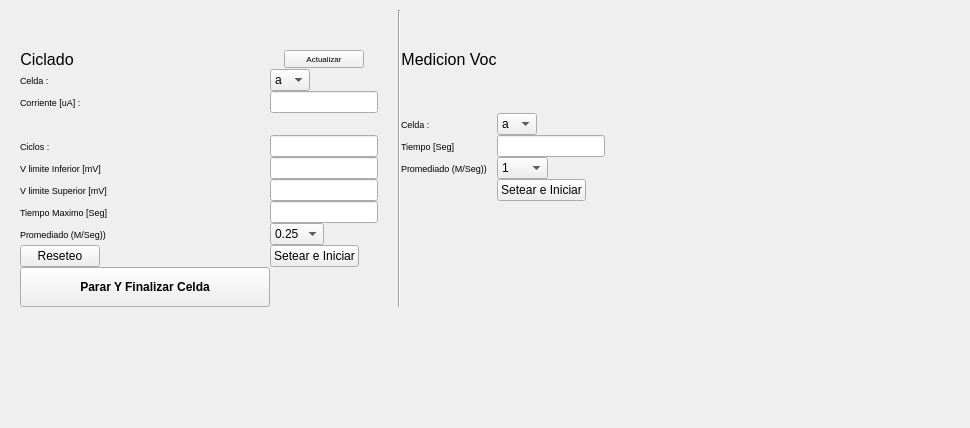
         <widget class="QWidget" name="tab">
          <property name="enabled">
           <bool>true</bool>
          </property>
          <property name="maximumSize">
           <size>
            <width>1827</width>
            <height>556</height>
           </size>
          </property>
          <attribute name="title">
           <string>Tab 1</string>
          </attribute>
          <widget class="QWidget" name="layoutWidget">
           <property name="geometry">
            <rect>
             <x>20</x>
             <y>10</y>
             <width>941</width>
             <height>409</height>
            </rect>
           </property>
           <layout class="QGridLayout" name="gridLayout_2">
            <property name="sizeConstraint">
             <enum>QLayout::SetFixedSize</enum>
            </property>
            <property name="leftMargin">
             <number>0</number>
            </property>
            <property name="topMargin">
             <number>0</number>
            </property>
            <property name="rightMargin">
             <number>0</number>
            </property>
            <property name="bottomMargin">
             <number>0</number>
            </property>
            <property name="spacing">
             <number>0</number>
            </property>
            <item row="5" column="1">
             <widget class="QLineEdit" name="LinEdCiclos">
              <property name="sizePolicy">
               <sizepolicy hsizetype="Fixed" vsizetype="Fixed">
                <horstretch>0</horstretch>
                <verstretch>0</verstretch>
               </sizepolicy>
              </property>
             </widget>
            </item>
            <item row="8" column="1">
             <widget class="QLineEdit" name="LinEdTMax">
              <property name="sizePolicy">
               <sizepolicy hsizetype="Fixed" vsizetype="Fixed">
                <horstretch>0</horstretch>
                <verstretch>0</verstretch>
               </sizepolicy>
              </property>
             </widget>
            </item>
            <item row="7" column="1">
             <widget class="QLineEdit" name="LinEdVLSup">
              <property name="sizePolicy">
               <sizepolicy hsizetype="Fixed" vsizetype="Fixed">
                <horstretch>0</horstretch>
                <verstretch>0</verstretch>
               </sizepolicy>
              </property>
             </widget>
            </item>
            <item row="10" column="1">
             <widget class="QPushButton" name="BotSetearC">
              <property name="sizePolicy">
               <sizepolicy hsizetype="Fixed" vsizetype="Fixed">
                <horstretch>0</horstretch>
                <verstretch>0</verstretch>
               </sizepolicy>
              </property>
              <property name="text">
               <string>Setear e Iniciar</string>
              </property>
             </widget>
            </item>
            <item row="5" column="4">
             <widget class="QLabel" name="label_15">
              <property name="sizePolicy">
               <sizepolicy hsizetype="Fixed" vsizetype="Preferred">
                <horstretch>0</horstretch>
                <verstretch>0</verstretch>
               </sizepolicy>
              </property>
              <property name="font">
               <font>
                <pointsize>7</pointsize>
               </font>
              </property>
              <property name="text">
               <string>Tiempo [Seg]</string>
              </property>
             </widget>
            </item>
            <item row="6" column="1">
             <widget class="QLineEdit" name="LinEdVLInf">
              <property name="sizePolicy">
               <sizepolicy hsizetype="Fixed" vsizetype="Fixed">
                <horstretch>0</horstretch>
                <verstretch>0</verstretch>
               </sizepolicy>
              </property>
             </widget>
            </item>
            <item row="5" column="0">
             <widget class="QLabel" name="label_5">
              <property name="font">
               <font>
                <pointsize>7</pointsize>
               </font>
              </property>
              <property name="text">
               <string>Ciclos : </string>
              </property>
             </widget>
            </item>
            <item row="6" column="0">
             <widget class="QLabel" name="label_6">
              <property name="font">
               <font>
                <pointsize>7</pointsize>
               </font>
              </property>
              <property name="text">
               <string>V limite Inferior [mV]</string>
              </property>
             </widget>
            </item>
            <item row="9" column="0">
             <widget class="QLabel" name="label_9">
              <property name="sizePolicy">
               <sizepolicy hsizetype="Fixed" vsizetype="Preferred">
                <horstretch>0</horstretch>
                <verstretch>0</verstretch>
               </sizepolicy>
              </property>
              <property name="font">
               <font>
                <pointsize>7</pointsize>
               </font>
              </property>
              <property name="text">
               <string>Promediado (M/Seg))</string>
              </property>
             </widget>
            </item>
            <item row="1" column="0">
             <widget class="QLabel" name="label_10">
              <property name="sizePolicy">
               <sizepolicy hsizetype="Fixed" vsizetype="Fixed">
                <horstretch>0</horstretch>
                <verstretch>0</verstretch>
               </sizepolicy>
              </property>
              <property name="font">
               <font>
                <pointsize>12</pointsize>
               </font>
              </property>
              <property name="text">
               <string>Ciclado</string>
              </property>
              <property name="alignment">
               <set>Qt::AlignCenter</set>
              </property>
             </widget>
            </item>
            <item row="7" column="0">
             <widget class="QLabel" name="label_7">
              <property name="font">
               <font>
                <pointsize>7</pointsize>
               </font>
              </property>
              <property name="text">
               <string>V limite Superior [mV]</string>
              </property>
             </widget>
            </item>
            <item row="10" column="0">
             <widget class="QPushButton" name="pushButton_2">
              <property name="sizePolicy">
               <sizepolicy hsizetype="Fixed" vsizetype="Fixed">
                <horstretch>0</horstretch>
                <verstretch>0</verstretch>
               </sizepolicy>
              </property>
              <property name="text">
               <string>Reseteo</string>
              </property>
             </widget>
            </item>
            <item row="2" column="1">
             <widget class="QComboBox" name="cmbCelC">
              <property name="sizePolicy">
               <sizepolicy hsizetype="Fixed" vsizetype="Fixed">
                <horstretch>0</horstretch>
                <verstretch>0</verstretch>
               </sizepolicy>
              </property>
              <item>
               <property name="text">
                <string>a</string>
               </property>
              </item>
              <item>
               <property name="text">
                <string>b</string>
               </property>
              </item>
              <item>
               <property name="text">
                <string>c</string>
               </property>
              </item>
              <item>
               <property name="text">
                <string>d</string>
               </property>
              </item>
              <item>
               <property name="text">
                <string>e</string>
               </property>
              </item>
              <item>
               <property name="text">
                <string>f</string>
               </property>
              </item>
              <item>
               <property name="text">
                <string>g</string>
               </property>
              </item>
              <item>
               <property name="text">
                <string>h</string>
               </property>
              </item>
              <item>
               <property name="text">
                <string>i</string>
               </property>
              </item>
              <item>
               <property name="text">
                <string>j</string>
               </property>
              </item>
              <item>
               <property name="text">
                <string>k</string>
               </property>
              </item>
              <item>
               <property name="text">
                <string>l</string>
               </property>
              </item>
              <item>
               <property name="text">
                <string>m</string>
               </property>
              </item>
              <item>
               <property name="text">
                <string>n</string>
               </property>
              </item>
              <item>
               <property name="text">
                <string>o</string>
               </property>
              </item>
              <item>
               <property name="text">
                <string>p</string>
               </property>
              </item>
             </widget>
            </item>
            <item row="2" column="0">
             <widget class="QLabel" name="label_2">
              <property name="font">
               <font>
                <pointsize>7</pointsize>
               </font>
              </property>
              <property name="text">
               <string>Celda : </string>
              </property>
             </widget>
            </item>
            <item row="8" column="0">
             <widget class="QLabel" name="label_8">
              <property name="font">
               <font>
                <pointsize>7</pointsize>
               </font>
              </property>
              <property name="text">
               <string>Tiempo Maximo [Seg]</string>
              </property>
             </widget>
            </item>
            <item row="9" column="1">
             <widget class="QComboBox" name="cmbProm">
              <property name="sizePolicy">
               <sizepolicy hsizetype="Fixed" vsizetype="Fixed">
                <horstretch>0</horstretch>
                <verstretch>0</verstretch>
               </sizepolicy>
              </property>
              <item>
               <property name="text">
                <string>0.25</string>
               </property>
              </item>
              <item>
               <property name="text">
                <string>0.5</string>
               </property>
              </item>
              <item>
               <property name="text">
                <string>1</string>
               </property>
              </item>
              <item>
               <property name="text">
                <string>5</string>
               </property>
              </item>
              <item>
               <property name="text">
                <string>10</string>
               </property>
              </item>
              <item>
               <property name="text">
                <string>25</string>
               </property>
              </item>
              <item>
               <property name="text">
                <string>50</string>
               </property>
              </item>
              <item>
               <property name="text">
                <string>100</string>
               </property>
              </item>
             </widget>
            </item>
            <item row="3" column="1">
             <widget class="QLineEdit" name="LinEdCorri">
              <property name="sizePolicy">
               <sizepolicy hsizetype="Fixed" vsizetype="Fixed">
                <horstretch>0</horstretch>
                <verstretch>0</verstretch>
               </sizepolicy>
              </property>
              <property name="text">
               <string/>
              </property>
             </widget>
            </item>
            <item row="3" column="0">
             <widget class="QLabel" name="label_3">
              <property name="font">
               <font>
                <pointsize>7</pointsize>
               </font>
              </property>
              <property name="text">
               <string>Corriente [uA] :</string>
              </property>
             </widget>
            </item>
            <item row="1" column="1" alignment="Qt::AlignHCenter|Qt::AlignVCenter">
             <widget class="QPushButton" name="pushButton">
              <property name="sizePolicy">
               <sizepolicy hsizetype="Fixed" vsizetype="Fixed">
                <horstretch>0</horstretch>
                <verstretch>0</verstretch>
               </sizepolicy>
              </property>
              <property name="minimumSize">
               <size>
                <width>80</width>
                <height>0</height>
               </size>
              </property>
              <property name="font">
               <font>
                <pointsize>6</pointsize>
               </font>
              </property>
              <property name="text">
               <string>Actualizar</string>
              </property>
             </widget>
            </item>
            <item row="0" column="3" rowspan="13">
             <widget class="Line" name="line">
              <property name="orientation">
               <enum>Qt::Vertical</enum>
              </property>
             </widget>
            </item>
            <item row="7" column="5">
             <widget class="QPushButton" name="BotSetearV">
              <property name="enabled">
               <bool>true</bool>
              </property>
              <property name="sizePolicy">
               <sizepolicy hsizetype="Fixed" vsizetype="Fixed">
                <horstretch>0</horstretch>
                <verstretch>0</verstretch>
               </sizepolicy>
              </property>
              <property name="text">
               <string>Setear e Iniciar</string>
              </property>
             </widget>
            </item>
            <item row="6" column="5">
             <widget class="QComboBox" name="cmbPromV">
              <property name="sizePolicy">
               <sizepolicy hsizetype="Fixed" vsizetype="Fixed">
                <horstretch>0</horstretch>
                <verstretch>0</verstretch>
               </sizepolicy>
              </property>
              <item>
               <property name="text">
                <string>1</string>
               </property>
              </item>
              <item>
               <property name="text">
                <string>10</string>
               </property>
              </item>
              <item>
               <property name="text">
                <string>20</string>
               </property>
              </item>
              <item>
               <property name="text">
                <string>50</string>
               </property>
              </item>
              <item>
               <property name="text">
                <string>99</string>
               </property>
              </item>
              <item>
               <property name="text">
                <string>100</string>
               </property>
              </item>
             </widget>
            </item>
            <item row="11" column="0">
             <widget class="QPushButton" name="BotStop">
              <property name="sizePolicy">
               <sizepolicy hsizetype="Fixed" vsizetype="Maximum">
                <horstretch>0</horstretch>
                <verstretch>0</verstretch>
               </sizepolicy>
              </property>
              <property name="minimumSize">
               <size>
                <width>250</width>
                <height>40</height>
               </size>
              </property>
              <property name="font">
               <font>
                <weight>75</weight>
                <bold>true</bold>
               </font>
              </property>
              <property name="text">
               <string>Parar Y Finalizar Celda</string>
              </property>
             </widget>
            </item>
            <item row="6" column="4">
             <widget class="QLabel" name="label_26">
              <property name="sizePolicy">
               <sizepolicy hsizetype="Fixed" vsizetype="Preferred">
                <horstretch>0</horstretch>
                <verstretch>0</verstretch>
               </sizepolicy>
              </property>
              <property name="font">
               <font>
                <pointsize>7</pointsize>
               </font>
              </property>
              <property name="text">
               <string>Promediado (M/Seg))</string>
              </property>
             </widget>
            </item>
            <item row="1" column="4">
             <widget class="QLabel" name="label_16">
              <property name="sizePolicy">
               <sizepolicy hsizetype="Fixed" vsizetype="Fixed">
                <horstretch>0</horstretch>
                <verstretch>0</verstretch>
               </sizepolicy>
              </property>
              <property name="font">
               <font>
                <pointsize>12</pointsize>
               </font>
              </property>
              <property name="text">
               <string>Medicion Voc</string>
              </property>
              <property name="alignment">
               <set>Qt::AlignCenter</set>
              </property>
             </widget>
            </item>
            <item row="5" column="5">
             <widget class="QLineEdit" name="LinEdTiemV">
              <property name="sizePolicy">
               <sizepolicy hsizetype="Fixed" vsizetype="Fixed">
                <horstretch>0</horstretch>
                <verstretch>0</verstretch>
               </sizepolicy>
              </property>
             </widget>
            </item>
            <item row="4" column="5">
             <widget class="QComboBox" name="cmbCelV">
              <property name="sizePolicy">
               <sizepolicy hsizetype="Fixed" vsizetype="Fixed">
                <horstretch>0</horstretch>
                <verstretch>0</verstretch>
               </sizepolicy>
              </property>
              <item>
               <property name="text">
                <string>a</string>
               </property>
              </item>
              <item>
               <property name="text">
                <string>b</string>
               </property>
              </item>
              <item>
               <property name="text">
                <string>c</string>
               </property>
              </item>
              <item>
               <property name="text">
                <string>d</string>
               </property>
              </item>
              <item>
               <property name="text">
                <string>e</string>
               </property>
              </item>
              <item>
               <property name="text">
                <string>f</string>
               </property>
              </item>
              <item>
               <property name="text">
                <string>g</string>
               </property>
              </item>
              <item>
               <property name="text">
                <string>h</string>
               </property>
              </item>
              <item>
               <property name="text">
                <string>i</string>
               </property>
              </item>
              <item>
               <property name="text">
                <string>j</string>
               </property>
              </item>
              <item>
               <property name="text">
                <string>k</string>
               </property>
              </item>
              <item>
               <property name="text">
                <string>l</string>
               </property>
              </item>
              <item>
               <property name="text">
                <string>m</string>
               </property>
              </item>
              <item>
               <property name="text">
                <string>n</string>
               </property>
              </item>
              <item>
               <property name="text">
                <string>o</string>
               </property>
              </item>
              <item>
               <property name="text">
                <string>p</string>
               </property>
              </item>
             </widget>
            </item>
            <item row="4" column="4">
             <widget class="QLabel" name="label_27">
              <property name="font">
               <font>
                <pointsize>7</pointsize>
               </font>
              </property>
              <property name="text">
               <string>Celda : </string>
              </property>
             </widget>
            </item>
            <item row="0" column="2">
             <spacer name="verticalSpacer_2">
              <property name="orientation">
               <enum>Qt::Vertical</enum>
              </property>
              <property name="sizeHint" stdset="0">
               <size>
                <width>20</width>
                <height>40</height>
               </size>
              </property>
             </spacer>
            </item>
           </layout>
          </widget>
         </widget>
